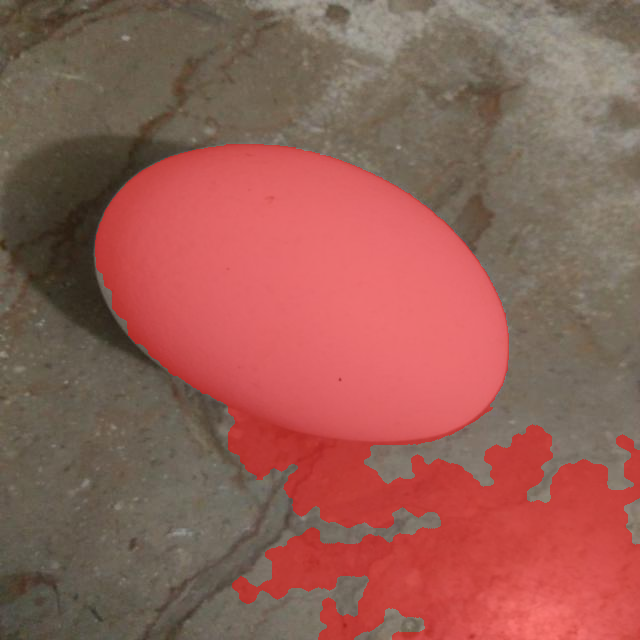
#> input picture task2_trial8_grabcut_centerpick/01_not_damaged_101_jpg.rf.479d12a2b41a5ec6d718dcdabd14b0c9_overlay.png, 640 x 640 px
$ python -i task2_step8_grabcut_centerpick.py   (imports and definitions only)
#> lines starting #> are read from the running program, lines starting #| are printed output that depends on the picture; after the words box and inside, x2 and y2 are one past the last pixel; in counts of white or black regions, pixels touching at a corner belong together
"""
Task 2 - Trial 8: fix the two regressions introduced in Trial 7.

Diagnosis from Trial 7 (full 8-image comparison against Trial 6):
  - Every image got flat or worse; 0/8 improved.
  Bug 1: the hard "sure-foreground" center core (GC_FGD) is a constraint
    GrabCut can never undo. When that box includes background pixels
    (true on nearly every image here), the foreground color model gets
    poisoned with background colors, causing MORE background bleed than
    Trial 6's plain soft rectangle. Fix: remove GC_FGD entirely, keep
    only a thin hard GC_BGD border + graded GC_PR_BGD/GC_PR_FGD interior.
  Bug 2: picking the "largest connected component" after skin removal
    grabbed a totally unrelated red object on the hand image, because
    skin removal fragmented the true foreground and an unrelated object
    elsewhere in frame happened to be the largest leftover piece.
    Fix: pick the component whose centroid is closest to the image
    center (subject to a minimum area), matching the same "object is
    roughly centered" assumption the GrabCut seed itself relies on.
"""

import cv2
import numpy as np
from pathlib import Path

from task2_step0_split import load_or_build_split


def build_soft_trimap(h, w, sure_bg_frac=0.05, prob_bg_frac=0.20):
    """
    Only two hard/soft levels, no hard foreground anywhere:
      0..sure_bg_frac from edge   -> GC_BGD      (hard background)
      sure_bg_frac..prob_bg_frac  -> GC_PR_BGD    (probable background)
      beyond prob_bg_frac (center)-> GC_PR_FGD    (probable foreground)
    """
    mask = np.full((h, w), cv2.GC_BGD, np.uint8)

    def rect_from_frac(f):
        mx, my = int(w * f), int(h * f)
        return mx, my, w - mx, h - my

    x, y, rw, rh = rect_from_frac(sure_bg_frac)
    mask[y:y + rh, x:x + rw] = cv2.GC_PR_BGD

    x, y, rw, rh = rect_from_frac(prob_bg_frac)
    mask[y:y + rh, x:x + rw] = cv2.GC_PR_FGD

    return mask


def run_grabcut_soft(image_bgr, sure_bg_frac, prob_bg_frac, iterations=6):
    h, w = image_bgr.shape[:2]
    mask = build_soft_trimap(h, w, sure_bg_frac, prob_bg_frac)
    bgd_model = np.zeros((1, 65), np.float64)
    fgd_model = np.zeros((1, 65), np.float64)
    try:
        cv2.grabCut(image_bgr, mask, None, bgd_model, fgd_model,
                    iterations, cv2.GC_INIT_WITH_MASK)
    except cv2.error:
        return np.zeros((h, w), bool)
    return np.isin(mask, [cv2.GC_FGD, cv2.GC_PR_FGD])


def skin_mask_ycrcb(image_bgr, min_saturation=40):
    ycrcb = cv2.cvtColor(image_bgr, cv2.COLOR_BGR2YCrCb)
    lower = np.array([0, 133, 77], np.uint8)
    upper = np.array([255, 173, 127], np.uint8)
    chroma_mask = cv2.inRange(ycrcb, lower, upper)

    hsv = cv2.cvtColor(image_bgr, cv2.COLOR_BGR2HSV)
    sat_mask = (hsv[:, :, 1] >= min_saturation).astype(np.uint8) * 255

    mask = cv2.bitwise_and(chroma_mask, sat_mask)
    kernel = cv2.getStructuringElement(cv2.MORPH_ELLIPSE, (7, 7))
    mask = cv2.morphologyEx(mask, cv2.MORPH_CLOSE, kernel, iterations=2)
    mask = cv2.morphologyEx(mask, cv2.MORPH_OPEN, kernel, iterations=1)
    return mask > 0


def pick_central_component(mask, min_area_frac=0.01):
    """Pick the connected component closest to the image center, not the
    largest one -- avoids grabbing an unrelated object elsewhere in frame
    once skin removal fragments the foreground."""
    h, w = mask.shape
    m = mask.astype(np.uint8)
    n, labels, stats, centroids = cv2.connectedComponentsWithStats(m, connectivity=8)
    if n <= 1:
        return None

    cx, cy = w / 2.0, h / 2.0
    min_area = min_area_frac * h * w

    best_idx, best_dist = None, None
    for i in range(1, n):
        area = stats[i, cv2.CC_STAT_AREA]
        if area < min_area:
            continue
        gx, gy = centroids[i]
        dist = (gx - cx) ** 2 + (gy - cy) ** 2
        if best_dist is None or dist < best_dist:
            best_dist, best_idx = dist, i

    if best_idx is None:
        return None

    comp = (labels == best_idx).astype(np.uint8)
    contours, _ = cv2.findContours(comp, cv2.RETR_EXTERNAL, cv2.CHAIN_APPROX_SIMPLE)
    filled = np.zeros_like(comp)
    cv2.drawContours(filled, contours, -1, 1, thickness=cv2.FILLED)
    return filled.astype(bool)


def segment(image_bgr, use_skin_removal=True, bleed_frac_thresh=0.55):
    h, w = image_bgr.shape[:2]
    total = h * w

    fg = run_grabcut_soft(image_bgr, 0.05, 0.20)
    retried = False
    frac = fg.sum() / total
    if frac > bleed_frac_thresh:
        fg2 = run_grabcut_soft(image_bgr, 0.08, 0.28)
        retried = True
        if fg2.sum() / total < frac:
            fg = fg2

    if use_skin_removal:
        skin = skin_mask_ycrcb(image_bgr)
        fg = fg & (~skin)

    cleaned = pick_central_component(fg)
    final_frac = (cleaned.sum() / total) if cleaned is not None else 0.0
    return cleaned, fg, retried, final_frac


def draw_overlay(image_bgr, mask):
    overlay = image_bgr.copy()
    if mask is not None:
        overlay[mask] = (0.5 * overlay[mask] + 0.5 * np.array([0, 0, 255])).astype(np.uint8)
    return overlay


# [28 lines not run here, left out]

>>> import cv2
>>> picture = cv2.imread('task2_trial8_grabcut_centerpick/01_not_damaged_101_jpg.rf.479d12a2b41a5ec6d718dcdabd14b0c9_overlay.png')
#> picture is the input picture: shape (640, 640, 3); mean B, G, R 85.4, 94.2, 148.2
>>> result = segment(picture)
#> in segment, `fg = run_grabcut_soft(image_bgr, 0.05, 0.20)`:
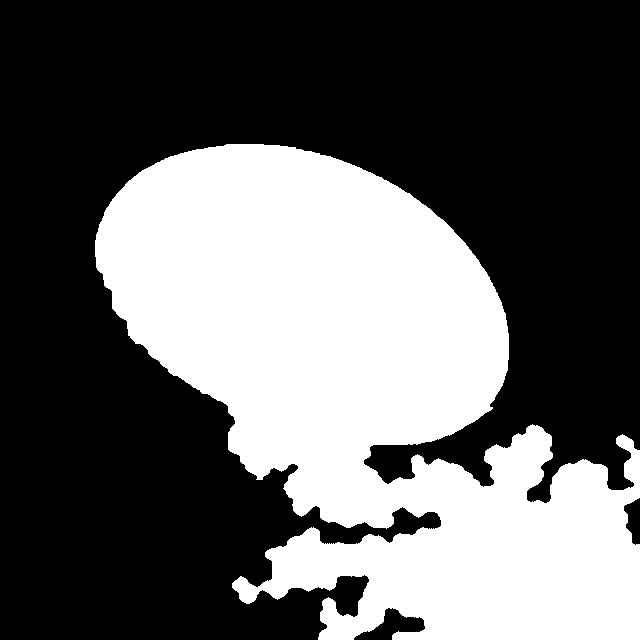
#> fg: shape (640, 640) bool; 37.6% white; 1 white region, box (x1, y1, x2, y2) and area: (95, 144, 640, 640) 154022
#> in segment, `frac = fg.sum() / total`: frac = 0.376
#> in skin_mask_ycrcb, `ycrcb = cv2.cvtColor(image_bgr, cv2.COLOR_BGR2YCrCb)`: ycrcb: shape (640, 640, 3); mean of channels 0, 1, 2 109.4, 155.6, 114.5
#> in skin_mask_ycrcb, `chroma_mask = cv2.inRange(ycrcb, lower, upper)`:
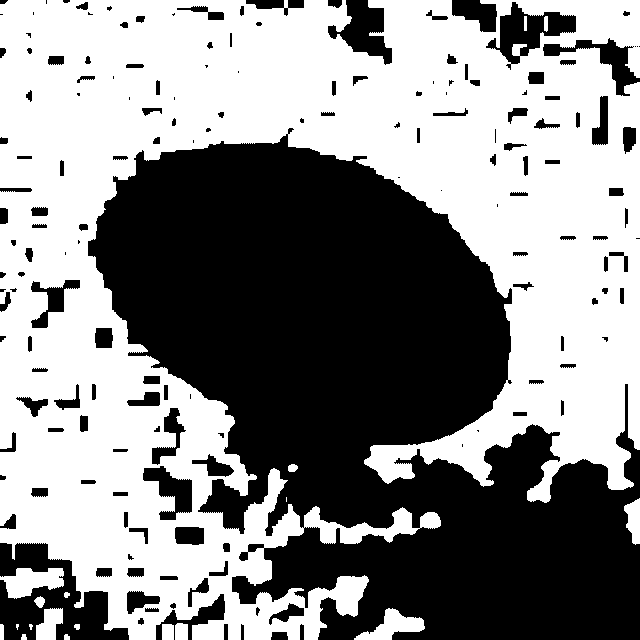
#> chroma_mask: shape (640, 640); 54% white; 167 black regions (39 under 20 px), largest, box (x1, y1, x2, y2) and area: (88, 128, 640, 640) 159612, (0, 543, 129, 640) 6293, (486, 2, 576, 70) 2352
#> in skin_mask_ycrcb, `hsv = cv2.cvtColor(image_bgr, cv2.COLOR_BGR2HSV)`: hsv: shape (640, 640, 3); mean H, S, V 25.8, 94.6, 148.2
#> in skin_mask_ycrcb, `sat_mask = (hsv[:, :, 1] >= min_saturation).astype(np.uint8) * 255`:
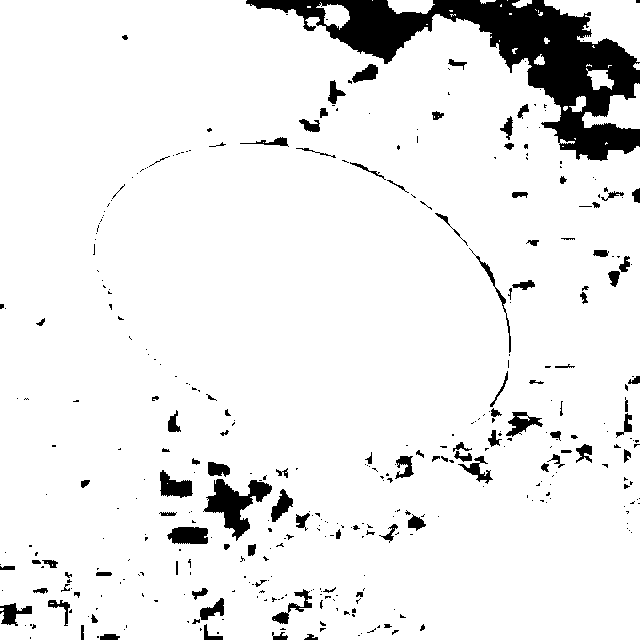
#> sat_mask: shape (640, 640); 92.3% white; 384 black regions (275 under 20 px), largest, box (x1, y1, x2, y2) and area: (246, 0, 640, 161) 18433, (203, 479, 272, 541) 1720, (167, 527, 208, 544) 596
#> in skin_mask_ycrcb, `mask = cv2.bitwise_and(chroma_mask, sat_mask)`:
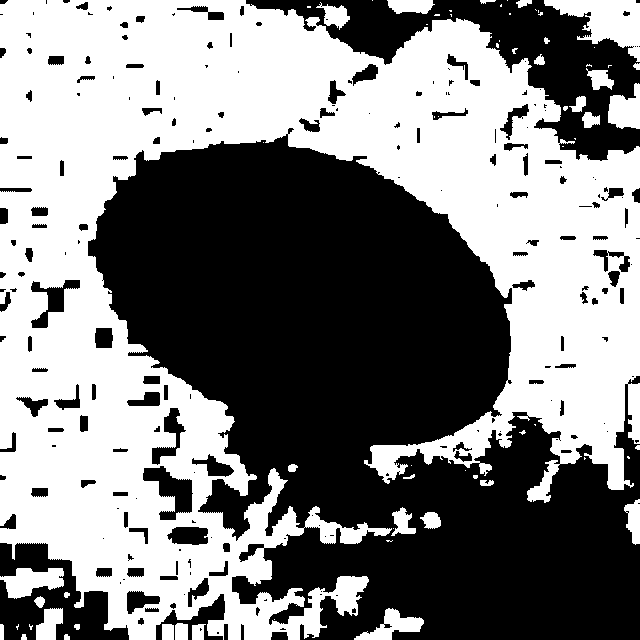
#> mask: shape (640, 640); 50.3% white; 222 black regions (97 under 20 px), largest, box (x1, y1, x2, y2) and area: (88, 128, 640, 640) 163129, (246, 0, 640, 161) 18876, (0, 543, 129, 640) 6304
#> in skin_mask_ycrcb, `mask = cv2.morphologyEx(mask, cv2.MORPH_CLOSE, kernel, iterations=2)`:
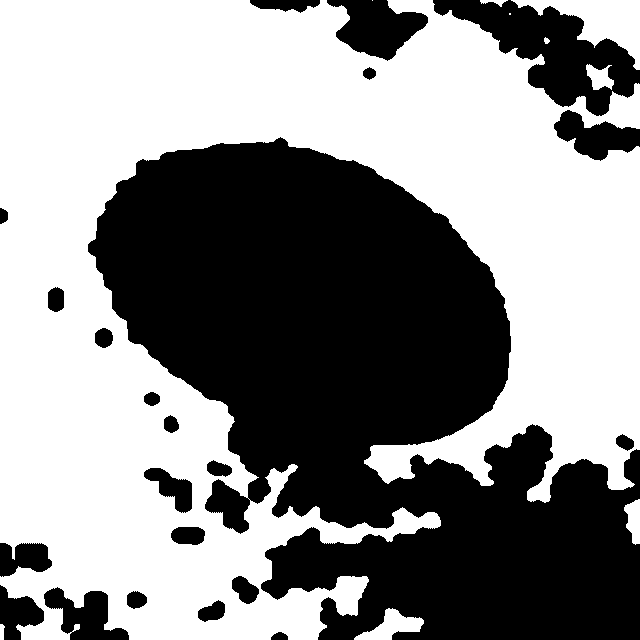
#> mask: shape (640, 640); 55.2% white; 22 black regions, largest, box (x1, y1, x2, y2) and area: (88, 137, 640, 640) 157286, (433, 0, 640, 116) 9967, (327, 0, 428, 61) 3602
#> in skin_mask_ycrcb, `mask = cv2.morphologyEx(mask, cv2.MORPH_OPEN, kernel, iterations=1)`:
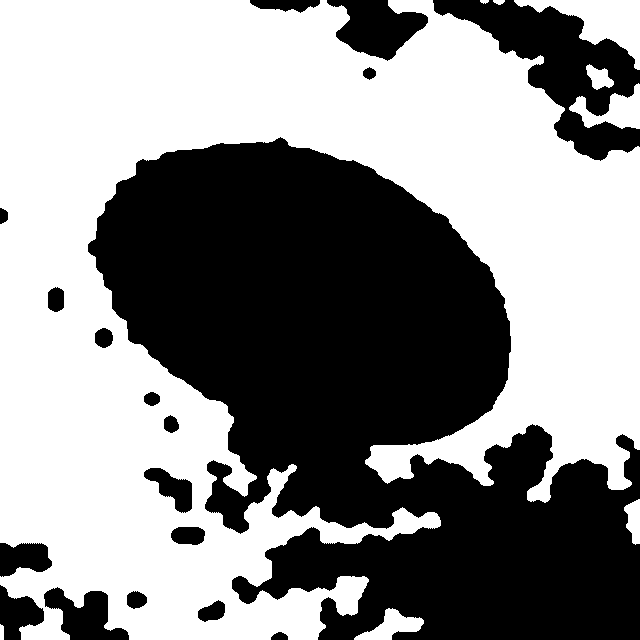
#> mask: shape (640, 640); 55.1% white; 18 black regions, largest, box (x1, y1, x2, y2) and area: (88, 137, 640, 640) 158486, (433, 0, 640, 161) 12564, (327, 0, 428, 61) 3610
#> in pick_central_component, `n, labels, stats, centroids = cv2.connectedComponentsWithStats(m, conn..`: labels: shape (640, 640) int32; values 0 (black) and 1 (white), 37.6% white; 1 white region
#> in pick_central_component, `n, labels, stats, centroids = cv2.connectedComponentsWithStats(m, conn..`: n = 2; stats = [[0, 0, 640, 640, 255578], [95, 144, 545, 496, 154022]]; centroids = [[291.9, 275.9], [365.3, 391.9]]
#> the loop in pick_central_component, `for i in range(1, n):` made 1 pass
#> (area, gx, gy, dist, best_dist, best_idx) on pass 1: (154022, 365.3, 391.9, 7228, 7228, 1)
#> after the loop in pick_central_component, `for i in range(1, n):`: best_dist = 7228; best_idx = 1
#> in pick_central_component, `contours, _ = cv2.findContours(comp, cv2.RETR_EXTERNAL, cv2.CHAIN_APPR..`: contours = 1 contour; box (x1, y1, x2, y2) and area: (95, 144, 640, 640) 152516
#> in segment, `final_frac = (cleaned.sum() / total) if cleaned is not None else 0.0`: final_frac = 0.376
